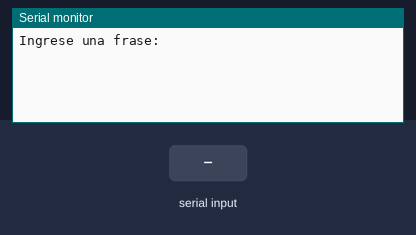
The sketch below on a simulated Arduino Uno, built with avr-gcc and run on an emulated ATmega328P. On the bench: the last lines printed to the serial monitor. The inputs (shaded band) are chosen by the test bench.

Above: at 1.2 s.
1.3 s: "1" received over Serial
At 3.0 s:
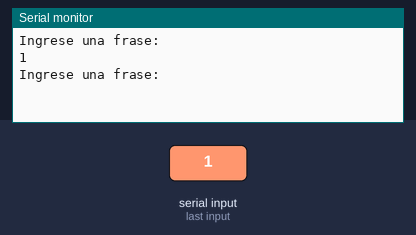
3.8 s: "0" received over Serial
At 5.2 s:
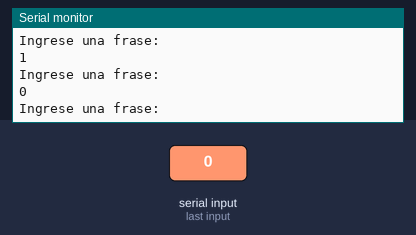
5.3 s: "2" received over Serial
At 7.3 s:
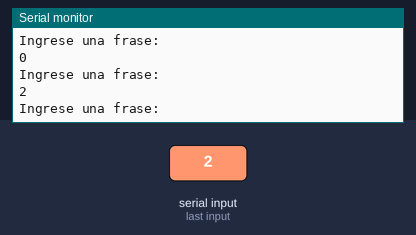

Measured:
- after the input at 1.3 s, the serial monitor: prints a new line after 1.0 s (image 1)
- after the input at 3.8 s, the serial monitor: prints a new line after 1.0 s (image 2)
- after the input at 5.3 s, the serial monitor: prints a new line after 1.0 s (image 3)

The sketch:

mayusculas1-2.ino
```cpp
// C++ code
//Maria del Mar Arbelaez
//27 de Enero, 2022

void setup()
{
  Serial.begin(9600);
}

String frase="loquesea";
void loop()
{
  Serial.println(F("Ingrese una frase:"));
  while (Serial.available() == 0){
  }
  frase=Serial.readString();
  for (int i=0;frase[i]!='\0';i++){
    	if (frase[i]>=97 && frase[i]<=122){
            frase[i]=frase[i]-32;
        }

   }
   Serial.println(frase);
}
```
